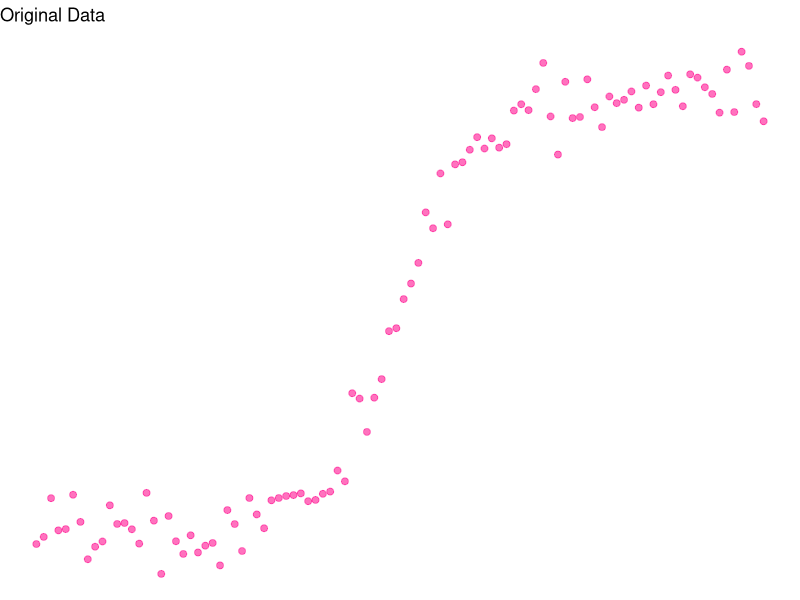
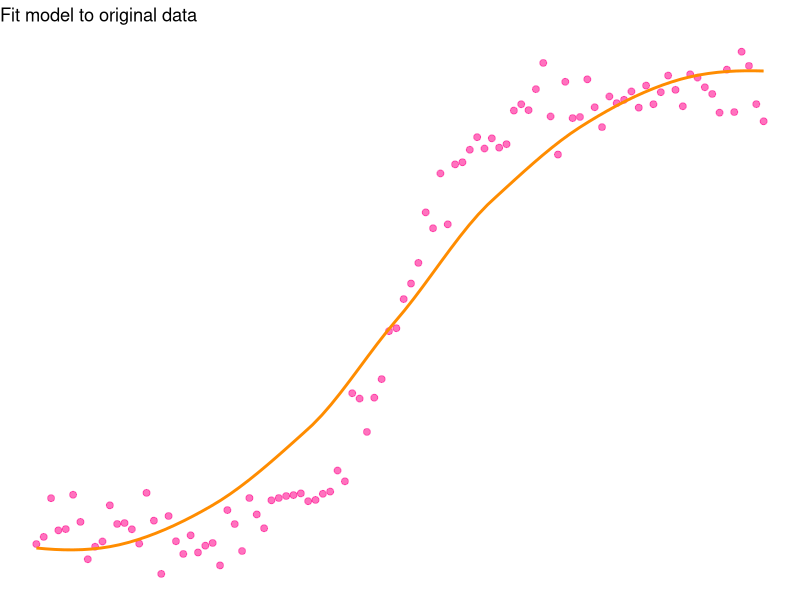
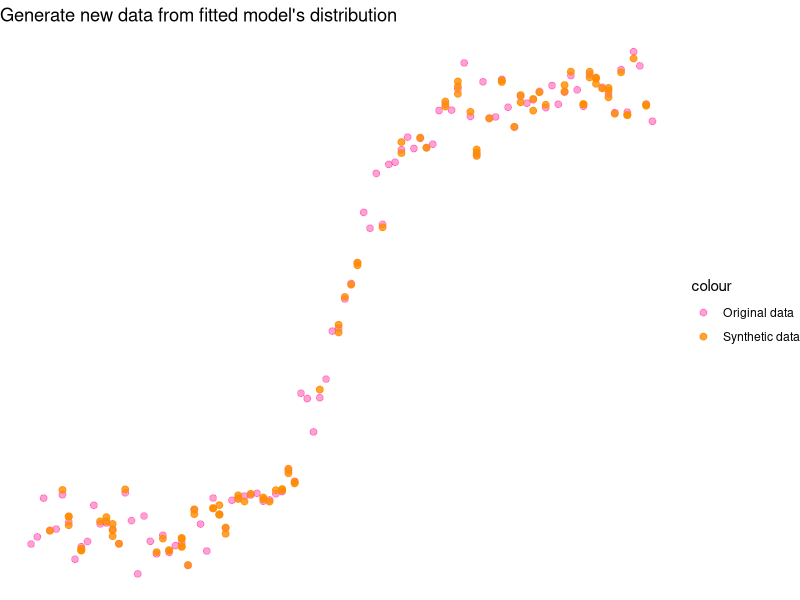
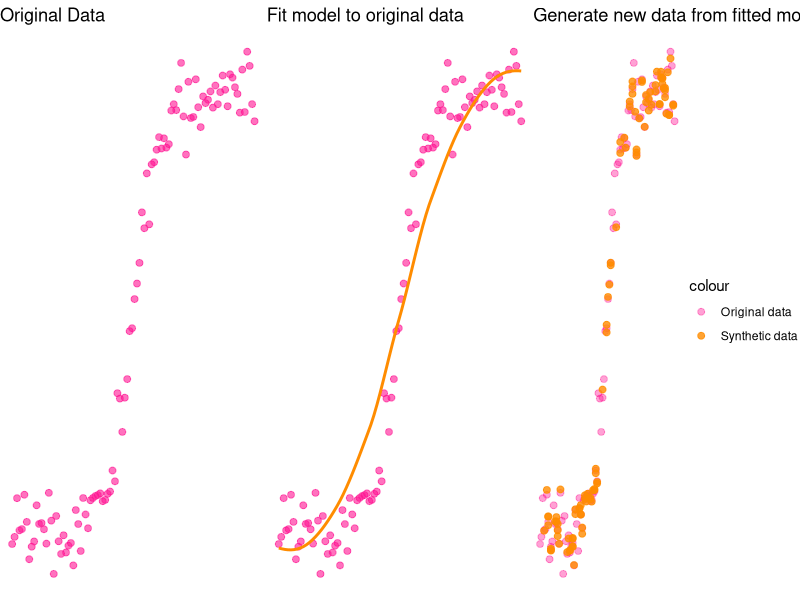

These charts were generated, in order, by the following R code:

#########




# Load necessary library
library(ggplot2)
library(cowplot)

# Create "original" S-shaped data using the logistic function
set.seed(123)  # for reproducibility
x <- seq(-10, 10, length.out = 100)
y <- 1 / (1 + exp(-x))

# Add "jittering" to the data points to make it more scattered
y_jittered <- y + rnorm(100, mean = 0, sd = 0.05)

# Create the original data frame
original_data <- data.frame(x = x, y = y_jittered)
original_data$group <- 'Original'

# Create a bootstrap sample with added variability
set.seed(123)
n <- nrow(original_data)
bootstrap_sample_indices <- sample(1:n, size = n, replace = TRUE)
bootstrap_sample <- original_data[bootstrap_sample_indices, ]
bootstrap_sample$y <- bootstrap_sample$y + rnorm(n, mean = 0, sd = 0.01)  # Add more noise
bootstrap_sample$group <- 'Bootstrap'
# Combine the original data and bootstrap sample
combined_data <- rbind(original_data, bootstrap_sample)

# First plot: Dot plot of original data (pink dots)
plot1 <- ggplot(original_data, aes(x = x, y = y)) +
  geom_point(color = "deeppink", size = 2, alpha = 0.6) +
  labs(title = "Original Data", x = "X", y = "Y") +
  theme_void()

# Second plot: Dot plot of original data with less fitted best fit line
plot2 <- ggplot(original_data, aes(x = x, y = y)) +
  geom_point(color = "deeppink", size = 2, alpha = 0.6) +
  geom_smooth(method = "loess", span = 1.1, color = "darkorange", size = 1, se = FALSE) + # Less fitted with smaller span
  labs(title = "Fit model to original data", x = "X", y = "Y") +
  theme_void()

# # Third plot: Dot plot with original and synthetic data
# plot3 <- ggplot(combined_data, aes(x = x, y = y, color = group)) +
#   geom_point(aes(alpha = group), size = 2) +  # Adjust transparency by group
#   scale_alpha_manual(values = c("Original" = 0.4, "Bootstrap" = 0.8)) +  # Set different alphas
#   labs(title = "Generate new data from fitted model's distribution", x = "X", y = "Y") +
#   theme_minimal() +
#   scale_color_manual(values = c("Original" = "deeppink", "Bootstrap" = "darkorange")) +
#   theme_void()

# Third plot: Dot plot with original and synthetic data without combining
plot3 <- ggplot() +
  geom_point(data = original_data, aes(x = x, y = y, color = 'Original data'), size = 2, alpha = 0.4) +
  geom_point(data = bootstrap_sample, aes(x = x, y = y, color = 'Synthetic data'), size = 2, alpha = 0.8) +
  labs(title = "Generate new data from fitted model's distribution", x = "X", y = "Y") +
  theme_minimal() +
  scale_color_manual(values = c("Original data" = "deeppink", "Synthetic data" = "darkorange")) +
  theme_void() 


# # Save the plots
# ggsave("plot1.png", plot = plot1, width = 8, height = 6)
# ggsave("plot2.png", plot = plot2, width = 8, height = 6)
# ggsave("plot3.png", plot = plot3, width = 8, height = 6)

# Display the plots
print(plot1)
print(plot2)
print(plot3)


# Combine the plots into one image
combined_plot <- plot_grid(plot1, plot2, plot3, ncol = 3)
print(combined_plot)

